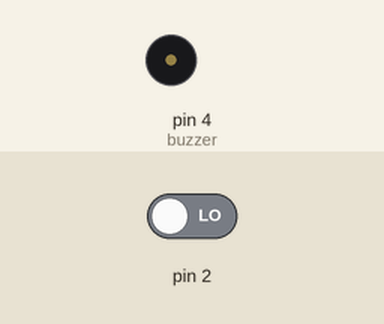
Simulated run of this sketch. Board: Arduino Uno, built with avr-gcc and run on an emulated ATmega328P. Shown: buzzer (waves = sounding). The inputs (shaded band) are chosen by the test bench; at power-on: pin 2 LOW. What the sketch prints to the serial monitor is not drawn.

Above: at 1.2 s.
1.3 s: pin 2 driven HIGH
At 2.0 s:
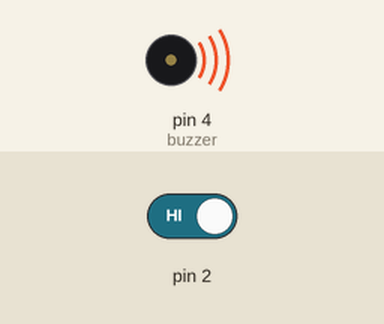
Timing chart, 0 to 4.3 s (numbered marks = the images above; inputs shaded):
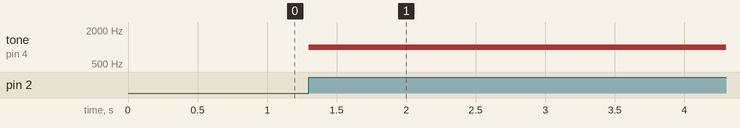

The sketch:

interrupt.ino
```cpp
int interrupcaoB1 = 0;
int buzzer = 4;


void setup()
{
  Serial.begin(9600);
  attachInterrupt(interrupcaoB1,frequencia, RISING);
  pinMode(buzzer, OUTPUT);


}

void loop()
{
  while(true)
 {
  Serial.print(".");
  delay(250);
 }
 noTone(buzzer);

}


void frequencia()
{
  tone(buzzer, 1000);
  Serial.print("+");

}
```

Measured:
- after the input at 1.3 s, tone on pin 4 (buzzer): silent → 1000 Hz at once
